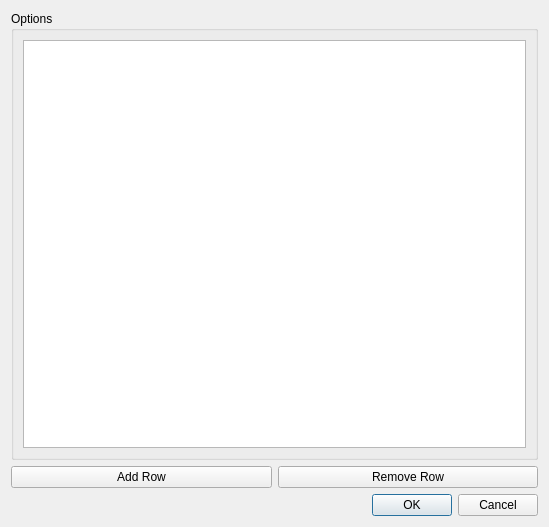
<ui version="4.0" >
 <class>OptionsDialog</class>
 <widget class="QDialog" name="OptionsDialog" >
  <property name="geometry" >
   <rect>
    <x>0</x>
    <y>0</y>
    <width>549</width>
    <height>527</height>
   </rect>
  </property>
  <property name="windowTitle" >
   <string>Dialog</string>
  </property>
  <layout class="QVBoxLayout" >
   <item>
    <widget class="QGroupBox" name="groupBox" >
     <property name="title" >
      <string>Options</string>
     </property>
     <layout class="QVBoxLayout" >
      <item>
       <widget class="QTreeView" name="_optionsTreeWidget" />
      </item>
     </layout>
    </widget>
   </item>
   <item>
    <layout class="QHBoxLayout" >
     <item>
      <widget class="QPushButton" name="addRowButton" >
       <property name="text" >
        <string>Add Row</string>
       </property>
      </widget>
     </item>
     <item>
      <widget class="QPushButton" name="removeRowButton" >
       <property name="text" >
        <string>Remove Row</string>
       </property>
      </widget>
     </item>
    </layout>
   </item>
   <item>
    <widget class="QDialogButtonBox" name="buttonBox" >
     <property name="orientation" >
      <enum>Qt::Horizontal</enum>
     </property>
     <property name="standardButtons" >
      <set>QDialogButtonBox::Cancel|QDialogButtonBox::NoButton|QDialogButtonBox::Ok</set>
     </property>
    </widget>
   </item>
  </layout>
 </widget>
 <resources/>
 <connections>
  <connection>
   <sender>buttonBox</sender>
   <signal>accepted()</signal>
   <receiver>OptionsDialog</receiver>
   <slot>accept()</slot>
   <hints>
    <hint type="sourcelabel" >
     <x>248</x>
     <y>254</y>
    </hint>
    <hint type="destinationlabel" >
     <x>157</x>
     <y>274</y>
    </hint>
   </hints>
  </connection>
  <connection>
   <sender>buttonBox</sender>
   <signal>rejected()</signal>
   <receiver>OptionsDialog</receiver>
   <slot>reject()</slot>
   <hints>
    <hint type="sourcelabel" >
     <x>316</x>
     <y>260</y>
    </hint>
    <hint type="destinationlabel" >
     <x>286</x>
     <y>274</y>
    </hint>
   </hints>
  </connection>
 </connections>
</ui>
